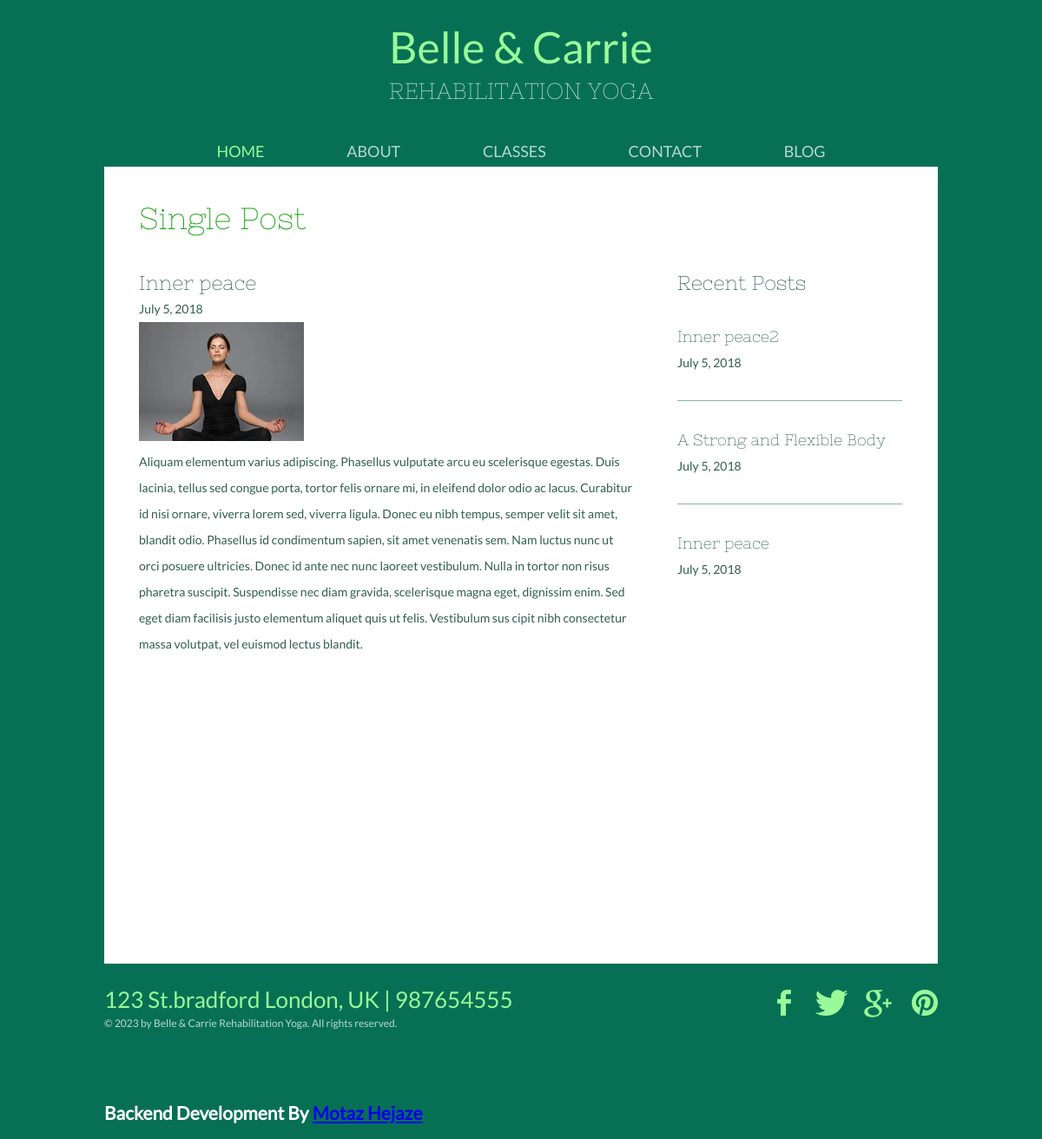
The page /post/5 on the database its author committed.
### yoga/models.py (models this page shows)
class Post(models.Model):
    title = models.CharField(max_length=100)
    image = models.ImageField(upload_to='posts_images')
    date = models.DateField()
    paragraph = models.TextField()
    published = models.BooleanField(default=False)
    created_at = models.DateTimeField(auto_now_add=True,db_index=True)
    updated_at = models.DateTimeField(auto_now=True)
    class Meta:
        verbose_name = 'Post'
        verbose_name_plural = 'Posts'

class Information(models.Model):
    address = models.CharField(max_length=50)
    phone = models.CharField(max_length=20)
    facebook = models.URLField(max_length=50)
    twitter = models.URLField(max_length=50)
    pinterest = models.URLField(max_length=50)
    google = models.URLField(max_length=50)
    background = models.ImageField(upload_to='website_images')

### yoga/views.py (the view)
# urls.py: path('post/<int:id>', views.post , name='post'),
def post(request, id):
    site_infos = Information.objects.first()
    latest_posts = Post.objects.filter(published=True).order_by('-created_at')[:3]
    post = get_object_or_404(Post,pk=id)
    data = {'site_infos':site_infos,
            'post':post,
            'latest_posts':latest_posts,
    }
    return render(request, 'yoga/post.html' , context=data)

### yoga/templates/yoga/post.html
{% extends "layout.html" %}
{% block content %}
<div id="body">
    <h2>Single Post</h2>
    <div class="content">
        <div class="article">
            <h3>{{ post.title }}</h3>
            <span>{{ post.date }}</span>
            <img src="{{ post.image.url }}" alt="yoga lying down legs in the air">
            <p>
                {{ post.paragraph }}
            </p>
        </div>
        <div class="sidebar">
            <h3>Recent Posts</h3>
            <ul>
                {% for post in latest_posts %}
                <li>
                    <h4><a href="{% url 'post' post.id %}">{{ post.title }}</a></h4>
                    <span>{{ post.date }}</span>
                </li>
                {% endfor %}
            </ul>
        </div>
    </div>
</div>
<div id="footer">
    <div>
        <span>{{ site_infos.address }} | {{ site_infos.phone }}</span>
        <p>
            &copy; 2023 by Belle &amp; Carrie Rehabilitation Yoga. All rights reserved.
        </p>
    </div>
    <div id="connect">
        <a href="{{ site_infos.facebook }}" id="facebook" target="_blank">Facebook</a>
        <a href="{{ site_infos.twitter }}" id="twitter" target="_blank">Twitter</a>
        <a href="{{ site_infos.google }}" id="googleplus" target="_blank">Google&#43;</a>
        <a href="{{ site_infos.pinterest }}" id="pinterest" target="_blank">Pinterest</a>
    </div>
</div>
{% endblock %}

### yoga/static/yoga/css/style.css (style rules this page uses)
body { background: #077054; color: #315f52; font-family: 'latoregular'; font-size: 14px; margin: 0; padding: 0; }
a { outline: none; }
img { border: none; }
p { line-height: 30px; margin: 0; }
#body { background: #ffffff; margin: 1px auto 0; max-width: 880px; min-height: 827px; overflow: hidden; padding: 45px 40px 46px; }
#body > h2 { color: #21a51e; font-family: 'nixie_oneregular'; font-size: 35px; font-weight: normal; line-height: 30px; margin: 0; padding: 0 0 44px; }
#body div.content { overflow: hidden; }
#body div.content > div { float: left; width: 510px; }
#body div.content h3, #body form h3, #body ul.blog li h3 { font-family: 'nixie_oneregular'; font-size: 23px; font-weight: normal; line-height: 30px; margin: 0; padding: 25px 0 0; }
#body div.content h3:first-child, #body div.content div div.section:first-child { padding: 0; }
#body div.content div ul { list-style: none; margin: 0; overflow: hidden; padding: 0 0 65px; }
#body div.content div ul li { float: left; margin: 0 0 0 83px; width: 207px; }
#body div.content div ul li:first-child { margin: 0; }
#body div.content div ul li h4 { font-family: 'nixie_oneregular'; font-size: 18px; font-weight: normal; margin: 0; padding: 12px 0 0; text-align: center; }
#body ul.blog li h3 a, #body div.content div.sidebar ul li h4 a { color: #315f52; text-decoration: none; }
#body ul.blog li span, #body div.content div.article span, #body div.content div.sidebar ul li span { display: block; line-height: 30px; }
#body div.content div.article { width: 570px; }
#body div.content div.article img { display: block; margin: 0 0 9px; max-width: 100%; width: auto; }
#body div.content div.article p { padding: 0 0 30px; }
#body div.content div.sidebar { float: left; margin: 0 0 0 50px; width: 259px; }
#body div.content div.sidebar ul { padding: 20px 0 0; }
#body div.content div.sidebar ul li { border-top: 1px solid #88b4a8; float: none; margin: 0; padding: 18px 0 28px; width: auto; }
#body div.content div.sidebar ul li:first-child { border: none; padding: 0 0 28px; }
#body div.content div.sidebar ul li h4 { line-height: 30px; text-align: left; }
#footer { margin: 0 auto; max-width: 960px; overflow: hidden; padding: 30px 0 60px; }
#footer div { float: left; width: 500px; }
#footer div span { color: #99fa99; display: block; font-size: 26px; line-height: 24px; }
#footer div p { color: #b6d8cf; font-size: 12px; line-height: 30px; }
#footer div#connect { float: right; overflow: hidden; width: auto; }
#footer div#connect a { background: url(../images/icons.png) no-repeat; display: block; float: left; text-indent: -99999px; }
#footer div#connect a#facebook { background-position: 0 0; height: 30px; width: 16px; }
#footer div#connect a#twitter { background-position: 0 -30px; height: 30px; margin: 0 0 0 28px; width: 37px; }
#footer div#connect a#googleplus { background-position: 0 -61px; height: 32px; margin: 0 0 0 19px; width: 32px; }
#footer div#connect a#pinterest { background-position: 0 -94px; height: 30px; margin: 0 0 0 23px; width: 30px; }

### rows shown on the page
Post: title "Inner peace", date "July 5, 2018", image (picture), paragraph "Aliquam elementum varius adipiscing. Phasellus vulputate arcu eu scelerisque egestas. Duis lacinia, tellus sed congue porta, tortor felis ornare mi, in eleifend dolor odio ac lacus. Curabitur id nisi ornare, viverra lorem sed, viverra ligula. Donec eu nibh tempus, semper velit sit amet, blandit odio. Phasellus id condimentum sapien, sit amet venenatis sem. Nam luctus nunc ut orci posuere ultricies. Donec id ante nec nunc laoreet vestibulum. Nulla in tortor non risus pharetra suscipit. Suspendisse nec diam gravida, scelerisque magna eget, dignissim enim. Sed eget diam facilisis justo elementum aliquet quis ut felis. Vestibulum sus cipit nibh consectetur massa volutpat, vel euismod lectus…"
Post: title "Inner peace2", date "July 5, 2018"
Post: title "A Strong and Flexible Body", date "July 5, 2018"
Information: address "123 St.bradford London, UK", phone "987654555"
